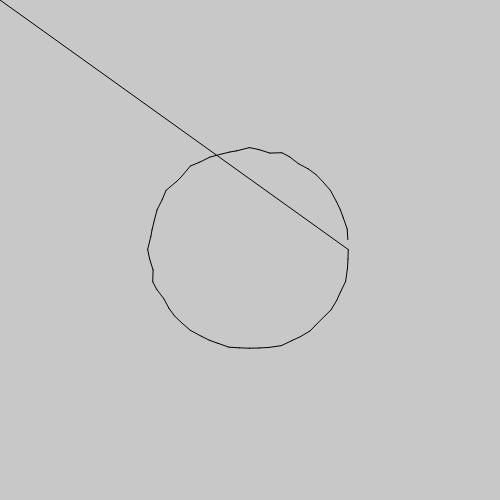
Frame 1 (no input)
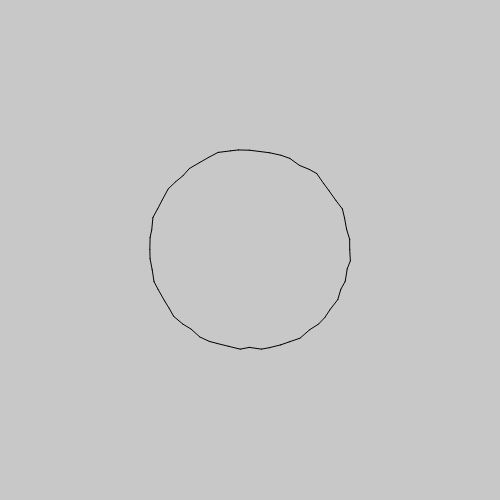
Frame 60 (no input)
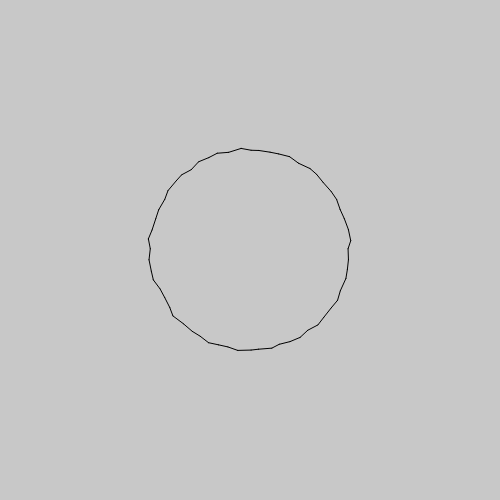
Frame 120 (the mouse pressed at the canvas centre since frame 60)

The p5.js sketch that drew these frames (run headless with seeded random() and noise() and a simulated clock; from frame 60 on, the mouse is pressed at the canvas centre):

// p5.js sketch
// ── sketch.js
var numOfPoints;
var prevPos;
var timeX;
var timeY;

function setup(){
    createCanvas(500,500);
    numOfPoints= 60;
    prevPos=createVector(0,0);
    timeX=0;
    timeY=0;
}
function draw(){
        
    
    background(200);
    timeX+=0.04;
    timeY+=0.03;
    
    var r=100;
    var noiseAmount=2;

    
    for (var i=0; i<numOfPoints; i++){
        var xPos= width/2 + Math.cos(i/numOfPoints * TWO_PI)*r;
        var yPos=height/2+Math.sin(i/numOfPoints*TWO_PI)*r;
        
        var noiseValX= noise(timeX, xPos * noiseAmount, yPos*noiseAmount);
        var noiseValY=noise(timeY,yPos * noiseAmount,xPos*noiseAmount);
        
        noiseValX = map(noiseValX,0,1,-5,5);
        noiseValY= map(noiseValY,0,1,-5,5);
        
        xPos += noiseValX
        yPos +=noiseValY
        
        line(xPos, yPos, prevPos.x, prevPos.y);
        prevPos=createVector (xPos,yPos);
    }
}
